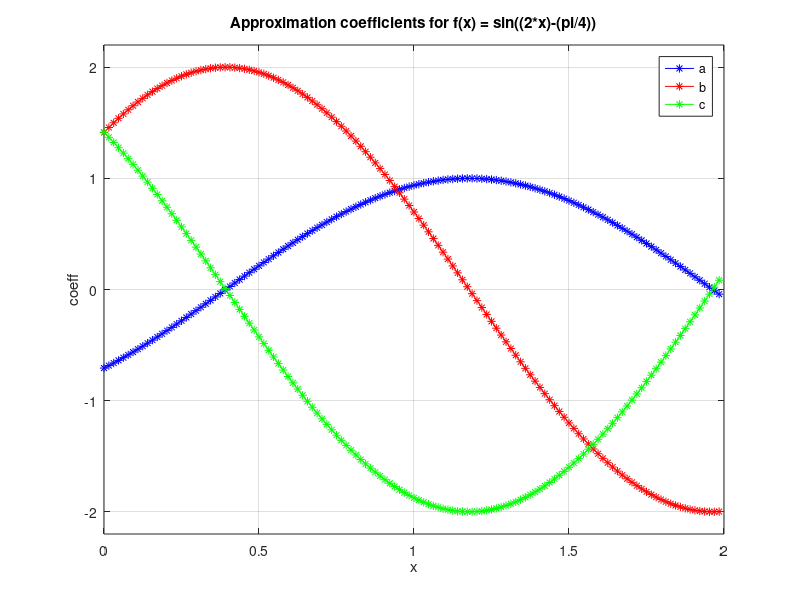

The MATLAB source for this figure:
%! /usr/bin/octave

clear

N = 128;
n = [0:N-1]';
x = 2*(n/N);

% Taylor Series:
a =    sin((2*x)-(pi/4));  % f(x)/0!
b =  2*cos((2*x)-(pi/4));  % f'(x)/1!
c = -2*sin((2*x)-(pi/4));  % f''(x)/2!

en_plot = 1; % set to 1 to enable plotting

% Plot the coefficients:
if (en_plot)
    close
    plot (x, a, 'b-*', x, b, 'r-*', x, c, 'g-*')
    xlabel("x")
    ylabel("coeff")
    title("Approximation coefficients for f(x) = sin((2*x)-(pi/4))")
    legend('a', 'b', 'c', 'location', 'northeast')
    axis ([0, 2, -2.2, 2.2])
    grid on
    pause()
end

coeffs = [n a b c];
format long

% Print out the coefficients:
printf("%3s  %32s  %32s  %32s\n", "# k", "a", "b", "c");
for k = 0 : N-1
    i = k+1; % array indexing starts at 1
    printf("%3d  %32.28f  %32.28f  %32.28f\n", k, a(i), b(i), c(i));
end
